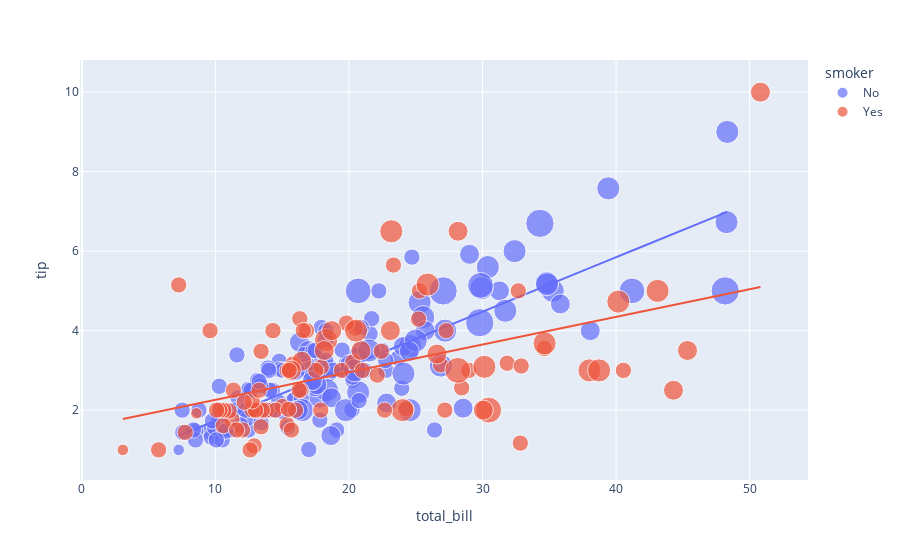

Write notebook code for a chart like this one.
### Code cell
#the visualization on the smoker
figure=px.scatter(data_frame=data,x="total_bill",y="tip",color="smoker",size="size",trendline="ols")
figure.show()

### Figure 1 — Plotly figure (JSON) as saved in the notebook; plotly's stock layout.template omitted (floating-point values rounded to 4 significant figures; data arrays with more than 128 entries replaced by an {"elided": "..."} marker saying what was removed)
{"data": [{"hovertemplate": "smoker=No<br>total_bill=%{x}<br>tip=%{y}<br>size=%{marker.size}<extra></extra>", "legendgroup": "No", "marker": {"color": "#636efa", "size": {"elided": "151 int values"}, "sizemode": "area", "sizeref": 0.015, "symbol": "circle"}, "mode": "markers", "name": "No", "orientation": "v", "showlegend": true, "type": "scatter", "x": {"elided": "151 float values"}, "xaxis": "x", "y": {"elided": "151 float values"}, "yaxis": "y"}, {"hovertemplate": "<b>OLS trendline</b><br>tip = 0.137156 * total_bill + 0.360069<br>R<sup>2</sup>=0.675984<br><br>smoker=No<br>total_bill=%{x}<br>tip=%{y} <b>(trend)</b><extra></extra>", "legendgroup": "No", "marker": {"color": "#636efa", "symbol": "circle"}, "mode": "lines", "name": "No", "showlegend": false, "type": "scatter", "x": {"elided": "151 float values"}, "xaxis": "x", "y": {"elided": "151 float values"}, "yaxis": "y"}, {"hovertemplate": "smoker=Yes<br>total_bill=%{x}<br>tip=%{y}<br>size=%{marker.size}<extra></extra>", "legendgroup": "Yes", "marker": {"color": "#EF553B", "size": [4, 2, 2, 2, 2, 4, 1, 2, 2, 2, 2, 2, 2, 2, 2, 2, 4, 2, 2, 2, 2, 2, 3, 2, 2, 2, 2, 2, 2, 2, 2, 2, 3, 2, 2, 2, 2, 2, 2, 2, 2, 2, 4, 2, 3, 4, 2, 3, 5, 3, 3, 2, 2, 2, 2, 2, 2, 4, 2, 2, 3, 2, 2, 2, 4, 3, 3, 4, 2, 2, 3, 4, 2, 3, 2, 5, 2, 2, 4, 2, 2, 1, 2, 2, 2, 2, 4, 3, 2, 2, 2, 2, 2], "sizemode": "area", "sizeref": 0.015, "symbol": "circle"}, "mode": "markers", "name": "Yes", "orientation": "v", "showlegend": true, "type": "scatter", "x": [38.01, 11.24, 20.29, 13.81, 11.02, 18.29, 3.07, 15.01, 26.86, 25.28, 17.92, 19.44, 32.68, 28.97, 5.75, 16.32, 40.17, 27.28, 12.03, 21.01, 11.35, 15.38, 44.3, 22.42, 15.36, 20.49, 25.21, 14.31, 16, 17.51, 10.59, 10.63, 50.81, 15.81, 7.25, 31.85, 16.82, 32.9, 17.89, 14.48, 9.6, 34.63, 34.65, 23.33, 45.35, 23.17, 40.55, 20.9, 30.46, 18.15, 23.1, 15.69, 19.81, 28.44, 15.48, 16.58, 10.34, 43.11, 13, 13.51, 18.71, 12.74, 13, 16.4, 20.53, 16.47, 26.59, 38.73, 24.27, 12.76, 30.06, 25.89, 13.27, 28.17, 12.9, 28.15, 11.59, 7.74, 30.14, 12.16, 13.42, 8.58, 13.42, 16.27, 10.09, 22.12, 24.01, 15.69, 15.53, 12.6, 32.83, 27.18, 22.67], "xaxis": "x", "y": [3, 1.76, 3.21, 2, 1.98, 3.76, 1, 2.09, 3.14, 5, 3.08, 3, 5, 3, 1, 4.3, 4.73, 4, 1.5, 3, 2.5, 3, 2.5, 3.48, 1.64, 4.06, 4.29, 4, 2, 3, 1.61, 2, 10, 3.16, 5.15, 3.18, 4, 3.11, 2, 2, 4, 3.55, 3.68, 5.65, 3.5, 6.5, 3, 3.5, 2, 3.5, 4, 1.5, 4.19, 2.56, 2.02, 4, 2, 5, 2, 2, 4, 2.01, 2, 2.5, 4, 3.23, 3.41, 3, 2.03, 2.23, 2, 5.16, 2.5, 6.5, 1.1, 3, 1.5, 1.44, 3.09, 2.2, 3.48, 1.92, 1.58, 2.5, 2, 2.88, 2, 3, 3, 1, 1.17, 2, 2], "yaxis": "y"}, {"hovertemplate": "<b>OLS trendline</b><br>tip = 0.0695902 * total_bill + 1.56427<br>R<sup>2</sup>=0.238357<br><br>smoker=Yes<br>total_bill=%{x}<br>tip=%{y} <b>(trend)</b><extra></extra>", "legendgroup": "Yes", "marker": {"color": "#EF553B", "symbol": "circle"}, "mode": "lines", "name": "Yes", "showlegend": false, "type": "scatter", "x": [3.07, 5.75, 7.25, 7.74, 8.58, 9.6, 10.09, 10.34, 10.59, 10.63, 11.02, 11.24, 11.35, 11.59, 12.03, 12.16, 12.6, 12.74, 12.76, 12.9, 13, 13, 13.27, 13.42, 13.42, 13.51, 13.81, 14.31, 14.48, 15.01, 15.36, 15.38, 15.48, 15.53, 15.69, 15.69, 15.81, 16, 16.27, 16.32, 16.4, 16.47, 16.58, 16.82, 17.51, 17.89, 17.92, 18.15, 18.29, 18.71, 19.44, 19.81, 20.29, 20.49, 20.53, 20.9, 21.01, 22.12, 22.42, 22.67, 23.1, 23.17, 23.33, 24.01, 24.27, 25.21, 25.28, 25.89, 26.59, 26.86, 27.18, 27.28, 28.15, 28.17, 28.44, 28.97, 30.06, 30.14, 30.46, 31.85, 32.68, 32.83, 32.9, 34.63, 34.65, 38.01, 38.73, 40.17, 40.55, 43.11, 44.3, 45.35, 50.81], "xaxis": "x", "y": [1.778, 1.964, 2.069, 2.103, 2.161, 2.232, 2.266, 2.284, 2.301, 2.304, 2.331, 2.346, 2.354, 2.371, 2.401, 2.41, 2.441, 2.451, 2.452, 2.462, 2.469, 2.469, 2.488, 2.498, 2.498, 2.504, 2.525, 2.56, 2.572, 2.609, 2.633, 2.635, 2.642, 2.645, 2.656, 2.656, 2.664, 2.678, 2.697, 2.7, 2.706, 2.71, 2.718, 2.735, 2.783, 2.809, 2.811, 2.827, 2.837, 2.866, 2.917, 2.943, 2.976, 2.99, 2.993, 3.019, 3.026, 3.104, 3.124, 3.142, 3.172, 3.177, 3.188, 3.235, 3.253, 3.319, 3.324, 3.366, 3.415, 3.433, 3.456, 3.463, 3.523, 3.525, 3.543, 3.58, 3.656, 3.662, 3.684, 3.781, 3.838, 3.849, 3.854, 3.974, 3.976, 4.209, 4.26, 4.36, 4.386, 4.564, 4.647, 4.72, 5.1], "yaxis": "y"}], "layout": {"legend": {"itemsizing": "constant", "title": {"text": "smoker"}, "tracegroupgap": 0}, "margin": {"t": 60}, "xaxis": {"anchor": "y", "domain": [0, 1], "title": {"text": "total_bill"}}, "yaxis": {"anchor": "x", "domain": [0, 1], "title": {"text": "tip"}}}}
